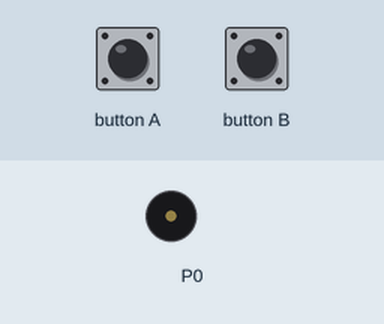
A program run on a simulated BBC micro:bit (MakeCode). Shown: buzzer (waves = sounding). The test bench sets the inputs (shaded band).

Above: at 1.2 s.
1.3 s: button A pressed for 0.15 s
At 1.7 s:
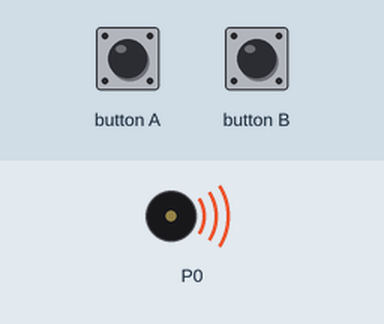
3.9 s: button B pressed for 3.2 s
At 8.3 s:
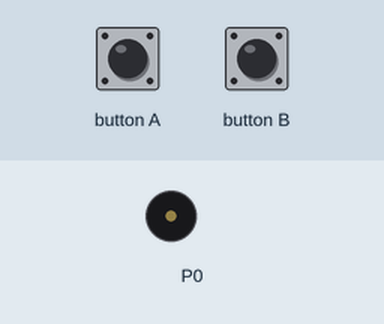
8.6 s: button A pressed for 3.2 s
At 9.0 s:
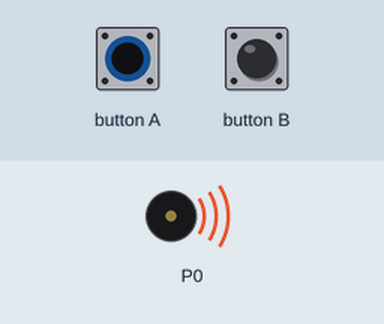
Timing chart, 0 to 13.7 s (numbered marks = the images above; inputs shaded):
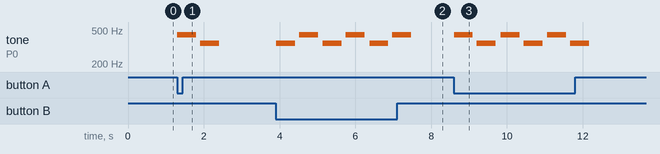

Measured:
- after the input at 1.3 s, tone on P0: silent → 440 Hz at once, → silent 0.50 s later, → 349 Hz 0.11 s later, → silent 0.50 s later
- after the input at 3.9 s, tone on P0: silent → 349 Hz at once, then repeats every 1.2 s: silent 0.11 s, 440 Hz 0.50 s, silent 0.13 s, 349 Hz 0.50 s
- after the input at 8.6 s, tone on P0: silent → 440 Hz at once, then repeats every 1.2 s: silent 0.11 s, 349 Hz 0.50 s, silent 0.13 s, 440 Hz 0.50 s, until it stays silent from 12.2 s

The program:

main.ts
```typescript
function soinua_1 () {
    music.playTone(440, music.beat(BeatFraction.Whole))
    basic.pause(100)
    music.playTone(349, music.beat(BeatFraction.Whole))
    basic.pause(100)
}
function soinua_2 () {
    music.playTone(349, music.beat(BeatFraction.Whole))
    basic.pause(100)
    music.playTone(440, music.beat(BeatFraction.Whole))
    basic.pause(100)
}
basic.forever(function () {
    if (input.buttonIsPressed(Button.A)) {
        soinua_1()
    }
    if (input.buttonIsPressed(Button.B)) {
        soinua_2()
    }
})
```

test.ts
```typescript
// aquí va el archivo "tests"; esto no se compilará cuando este paquete se utilice como una extensión.
```
